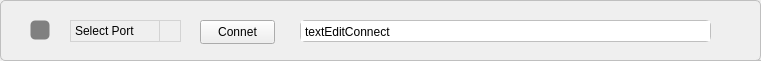
   <widget class="QFrame" name="frame_4">
    <property name="geometry">
     <rect>
      <x>20</x>
      <y>40</y>
      <width>761</width>
      <height>61</height>
     </rect>
    </property>
    <property name="styleSheet">
     <string notr="true">
QFrame {
    border: 1px solid rgb(191, 191, 191);
    border-radius: 5px;
}</string>
    </property>
    <property name="frameShape">
     <enum>QFrame::Shape::StyledPanel</enum>
    </property>
    <property name="frameShadow">
     <enum>QFrame::Shadow::Raised</enum>
    </property>
    <widget class="QComboBox" name="portComboBox">
     <property name="geometry">
      <rect>
       <x>70</x>
       <y>20</y>
       <width>111</width>
       <height>22</height>
      </rect>
     </property>
     <property name="styleSheet">
      <string notr="true">QComboBox {
    border: 1px solid lightgray;
    background-color: transparent;
    color: black;
    padding: 4px;
    font-weight: normal;
}

QComboBox::drop-down {
    border-left: 1px solid lightgray;
    background: transparent;
    subcontrol-origin: padding;
    subcontrol-position: center right;
    width: 20px;
}

QComboBox::down-arrow {
    image: url(&quot;:/new/prefix1/images/down-arrow.png&quot;);
    width: 10px;
    height: 10px;
    margin-right: 5px;
}

QListView {
    border: 1px solid lightgray;
    background-color: white;
    color: black;
    font-weight: normal;
    selection-background-color: rgb(0, 120, 215);  /* Windows 파란색 */
    selection-color: white;
}
</string>
     </property>
     <property name="locale">
      <locale language="Korean" country="SouthKorea"/>
     </property>
     <property name="currentText">
      <string/>
     </property>
     <property name="placeholderText">
      <string>Select Port</string>
     </property>
     <property name="duplicatesEnabled">
      <bool>false</bool>
     </property>
    </widget>
    <widget class="QPlainTextEdit" name="textEditConnect">
     <property name="geometry">
      <rect>
       <x>300</x>
       <y>20</y>
       <width>411</width>
       <height>22</height>
      </rect>
     </property>
     <property name="sizePolicy">
      <sizepolicy hsizetype="Expanding" vsizetype="Fixed">
       <horstretch>0</horstretch>
       <verstretch>0</verstretch>
      </sizepolicy>
     </property>
     <property name="minimumSize">
      <size>
       <width>0</width>
       <height>22</height>
      </size>
     </property>
     <property name="maximumSize">
      <size>
       <width>16777215</width>
       <height>22</height>
      </size>
     </property>
     <property name="toolTip">
      <string/>
     </property>
     <property name="styleSheet">
      <string notr="true">color: rgb(0, 0, 0);</string>
     </property>
     <property name="verticalScrollBarPolicy">
      <enum>Qt::ScrollBarPolicy::ScrollBarAlwaysOff</enum>
     </property>
     <property name="horizontalScrollBarPolicy">
      <enum>Qt::ScrollBarPolicy::ScrollBarAlwaysOff</enum>
     </property>
     <property name="readOnly">
      <bool>true</bool>
     </property>
     <property name="plainText">
      <string>textEditConnect</string>
     </property>
    </widget>
    <widget class="QLabel" name="statusLabel">
     <property name="geometry">
      <rect>
       <x>30</x>
       <y>20</y>
       <width>20</width>
       <height>20</height>
      </rect>
     </property>
     <property name="sizePolicy">
      <sizepolicy hsizetype="Fixed" vsizetype="Preferred">
       <horstretch>0</horstretch>
       <verstretch>0</verstretch>
      </sizepolicy>
     </property>
     <property name="minimumSize">
      <size>
       <width>0</width>
       <height>0</height>
      </size>
     </property>
     <property name="maximumSize">
      <size>
       <width>20</width>
       <height>20</height>
      </size>
     </property>
     <property name="styleSheet">
      <string notr="true">QLabel {
    background-color: gray;
        border-color: none;
}</string>
     </property>
     <property name="text">
      <string/>
     </property>
    </widget>
    <widget class="QPlainTextEdit" name="logOutput_2">
     <property name="geometry">
      <rect>
       <x>380</x>
       <y>60</y>
       <width>491</width>
       <height>22</height>
      </rect>
     </property>
     <property name="sizePolicy">
      <sizepolicy hsizetype="Expanding" vsizetype="Fixed">
       <horstretch>0</horstretch>
       <verstretch>0</verstretch>
      </sizepolicy>
     </property>
     <property name="minimumSize">
      <size>
       <width>0</width>
       <height>22</height>
      </size>
     </property>
     <property name="maximumSize">
      <size>
       <width>16777215</width>
       <height>22</height>
      </size>
     </property>
     <property name="toolTip">
      <string/>
     </property>
     <property name="styleSheet">
      <string notr="true">color: rgb(0, 0, 0);</string>
     </property>
     <property name="readOnly">
      <bool>true</bool>
     </property>
    </widget>
    <widget class="QPushButton" name="connectButton">
     <property name="geometry">
      <rect>
       <x>200</x>
       <y>20</y>
       <width>75</width>
       <height>24</height>
      </rect>
     </property>
     <property name="text">
      <string>Connet</string>
     </property>
    </widget>
   </widget>
